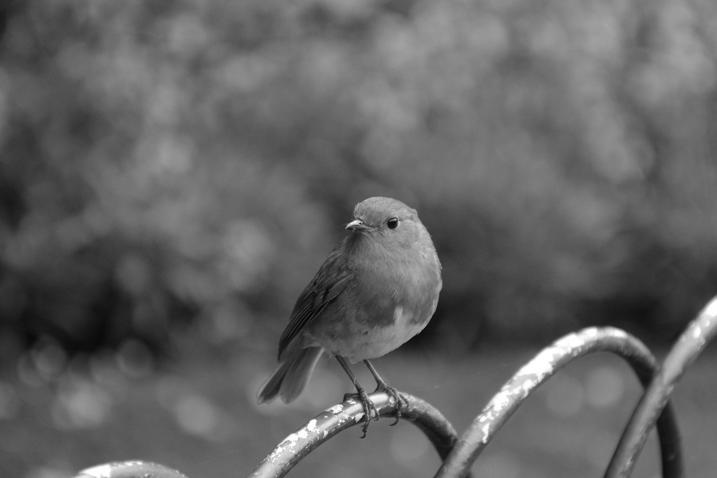
#> input picture ex3/img.jpg, 717 x 478 px
$ python 3.py
#> lines starting #> are read from the running program, lines starting #| are printed output that depends on the picture; after the words box and inside, x2 and y2 are one past the last pixel; in counts of white or black regions, pixels touching at a corner belong together
import cv2
import numpy as np
from skimage import filters
img=cv2.imread("img.jpg",0)
#> img is the input picture: shape (478, 717); min 0, max 255, mean 99.2
_, simple_thresh = cv2.threshold(img, 127, 255, cv2.THRESH_BINARY)
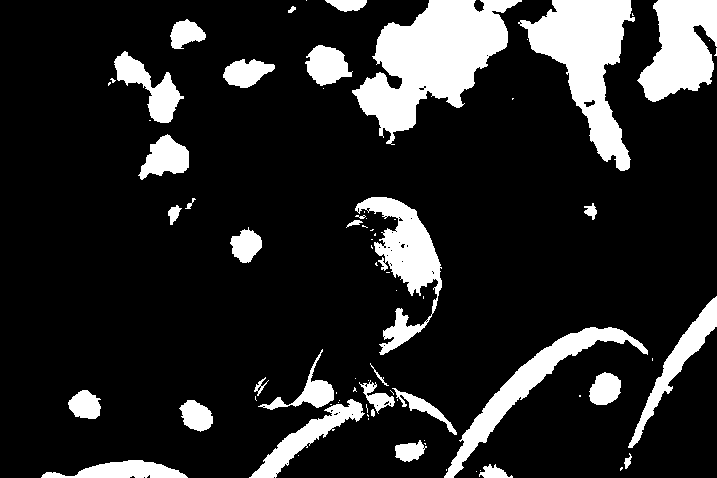
#> simple_thresh: shape (478, 717); 16% white; 77 white regions (44 under 20 px), largest, box (x1, y1, x2, y2) and area: (352, 0, 522, 145) 11903, (518, 0, 635, 171) 8646, (637, 0, 717, 102) 5475
adaptive_thresh = cv2.adaptiveThreshold(img, 255, cv2.ADAPTIVE_THRESH_MEAN_C, cv2.THRESH_BINARY, 11, 2)
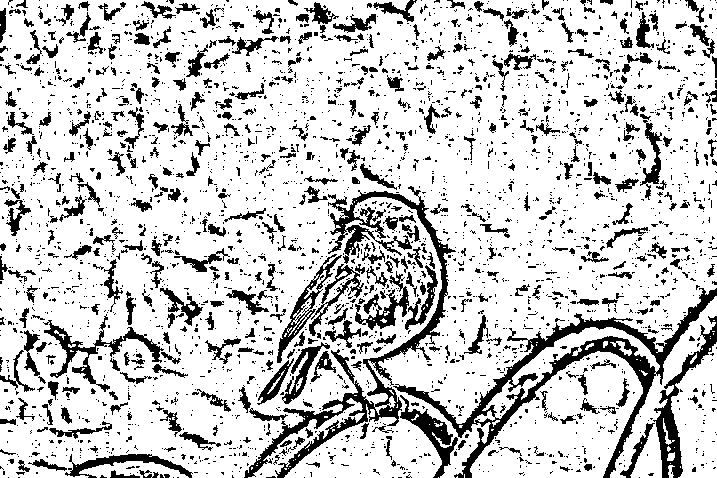
#> adaptive_thresh: shape (478, 717); 80.4% white; 2894 black regions (2411 under 20 px), largest, box (x1, y1, x2, y2) and area: (393, 288, 717, 478) 7315, (244, 186, 456, 478) 6886, (653, 316, 717, 478) 2013
_, otsu_thresh = cv2.threshold(img, 0, 255, cv2.THRESH_BINARY + cv2.THRESH_OTSU)
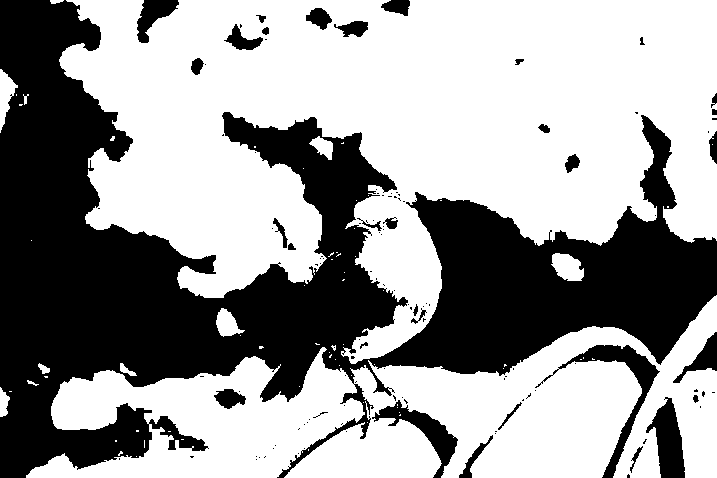
#> otsu_thresh: shape (478, 717); 60.9% white; 119 black regions (87 under 20 px), largest, box (x1, y1, x2, y2) and area: (0, 0, 717, 478) 122726, (535, 345, 660, 478) 2291, (646, 397, 685, 478) 1785

cv2.imshow('Original Image', img)
cv2.imshow('Simple Thresholding', simple_thresh)
cv2.imshow('Adaptive Thresholding', adaptive_thresh)
cv2.imshow("Otsu's Thresholding", otsu_thresh)


cv2.waitKey(0)
cv2.destroyAllWindows()
